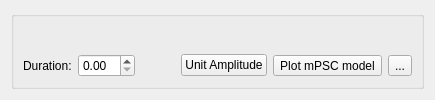
        <widget class="QWidget" name="modelTab">
         <attribute name="title">
          <string>Event Model</string>
         </attribute>
         <layout class="QGridLayout" name="gridLayout_5">
          <item row="0" column="0">
           <widget class="QGroupBox" name="eventModelGroupBox">
            <property name="toolTip">
             <string>mPSC model and mPSC detection parameters</string>
            </property>
            <property name="statusTip">
             <string>mPSC model and mPSC detection parameters</string>
            </property>
            <property name="whatsThis">
             <string>mPSC model and mPSC detection parameters</string>
            </property>
            <property name="title">
             <string/>
            </property>
            <layout class="QVBoxLayout" name="verticalLayout">
             <item>
              <layout class="QVBoxLayout" name="verticalLayout_3">
               <item>
                <widget class="ModelParametersWidget" name="paramsWidget" native="true">
                 <property name="sizePolicy">
                  <sizepolicy hsizetype="Expanding" vsizetype="Expanding">
                   <horstretch>1</horstretch>
                   <verstretch>0</verstretch>
                  </sizepolicy>
                 </property>
                </widget>
               </item>
               <item>
                <layout class="QHBoxLayout" name="horizontalLayout_5">
                 <item>
                  <widget class="QLabel" name="label_2">
                   <property name="toolTip">
                    <string>Duration of synthetic mPSC waveform</string>
                   </property>
                   <property name="statusTip">
                    <string>Duration of synthetic mPSC waveform</string>
                   </property>
                   <property name="whatsThis">
                    <string>Duration of synthetic mPSC waveform</string>
                   </property>
                   <property name="text">
                    <string>Duration:</string>
                   </property>
                   <property name="buddy">
                    <cstring>durationSpinBox</cstring>
                   </property>
                  </widget>
                 </item>
                 <item>
                  <widget class="QuantitySpinBox" name="durationSpinBox">
                   <property name="toolTip">
                    <string>Duration of synthetic mPSC waveform</string>
                   </property>
                   <property name="statusTip">
                    <string>Duration of synthetic mPSC waveform</string>
                   </property>
                   <property name="whatsThis">
                    <string>Duration of synthetic mPSC waveform</string>
                   </property>
                  </widget>
                 </item>
                 <item>
                  <spacer name="horizontalSpacer">
                   <property name="orientation">
                    <enum>Qt::Horizontal</enum>
                   </property>
                   <property name="sizeHint" stdset="0">
                    <size>
                     <width>40</width>
                     <height>20</height>
                    </size>
                   </property>
                  </spacer>
                 </item>
                 <item>
                  <widget class="QPushButton" name="makeUnitAmplitudePushButton">
                   <property name="toolTip">
                    <string>Adjust β such that the model has unit amplitude</string>
                   </property>
                   <property name="statusTip">
                    <string>Adjust β such that the model has unit amplitude</string>
                   </property>
                   <property name="whatsThis">
                    <string>Adjust β such that the model has unit amplitude</string>
                   </property>
                   <property name="text">
                    <string>Unit Amplitude</string>
                   </property>
                  </widget>
                 </item>
                 <item>
                  <widget class="QToolButton" name="plot_eventWaveformToolButton">
                   <property name="toolTip">
                    <string>Plot mPSC template or model</string>
                   </property>
                   <property name="statusTip">
                    <string>Plot mPSC template or model</string>
                   </property>
                   <property name="whatsThis">
                    <string>Plot mPSC template or model</string>
                   </property>
                   <property name="text">
                    <string>Plot mPSC model</string>
                   </property>
                   <property name="icon">
                    <iconset theme="graphics">
                     <normaloff>.</normaloff>.</iconset>
                   </property>
                  </widget>
                 </item>
                 <item>
                  <widget class="QToolButton" name="exportModelWaveToolButton">
                   <property name="toolTip">
                    <string>Export model waveform to workspace</string>
                   </property>
                   <property name="statusTip">
                    <string>Export model waveform to workspace</string>
                   </property>
                   <property name="whatsThis">
                    <string>Export model waveform to workspace</string>
                   </property>
                   <property name="text">
                    <string>...</string>
                   </property>
                   <property name="icon">
                    <iconset theme="document-export">
                     <normaloff>.</normaloff>.</iconset>
                   </property>
                  </widget>
                 </item>
                </layout>
               </item>
              </layout>
             </item>
            </layout>
           </widget>
          </item>
         </layout>
        </widget>
